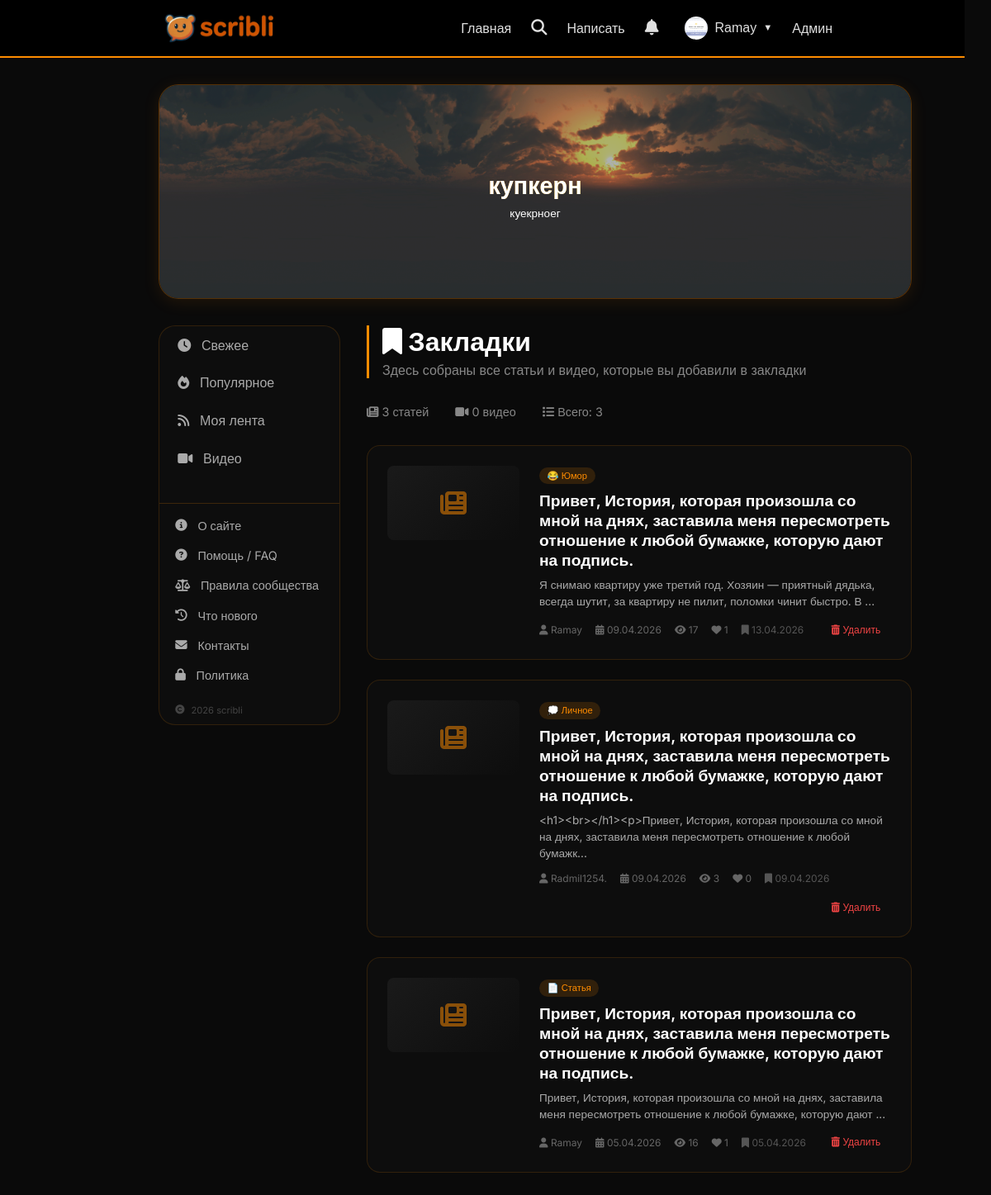
Before: /my-bookmarks (signed in) with the older database file.
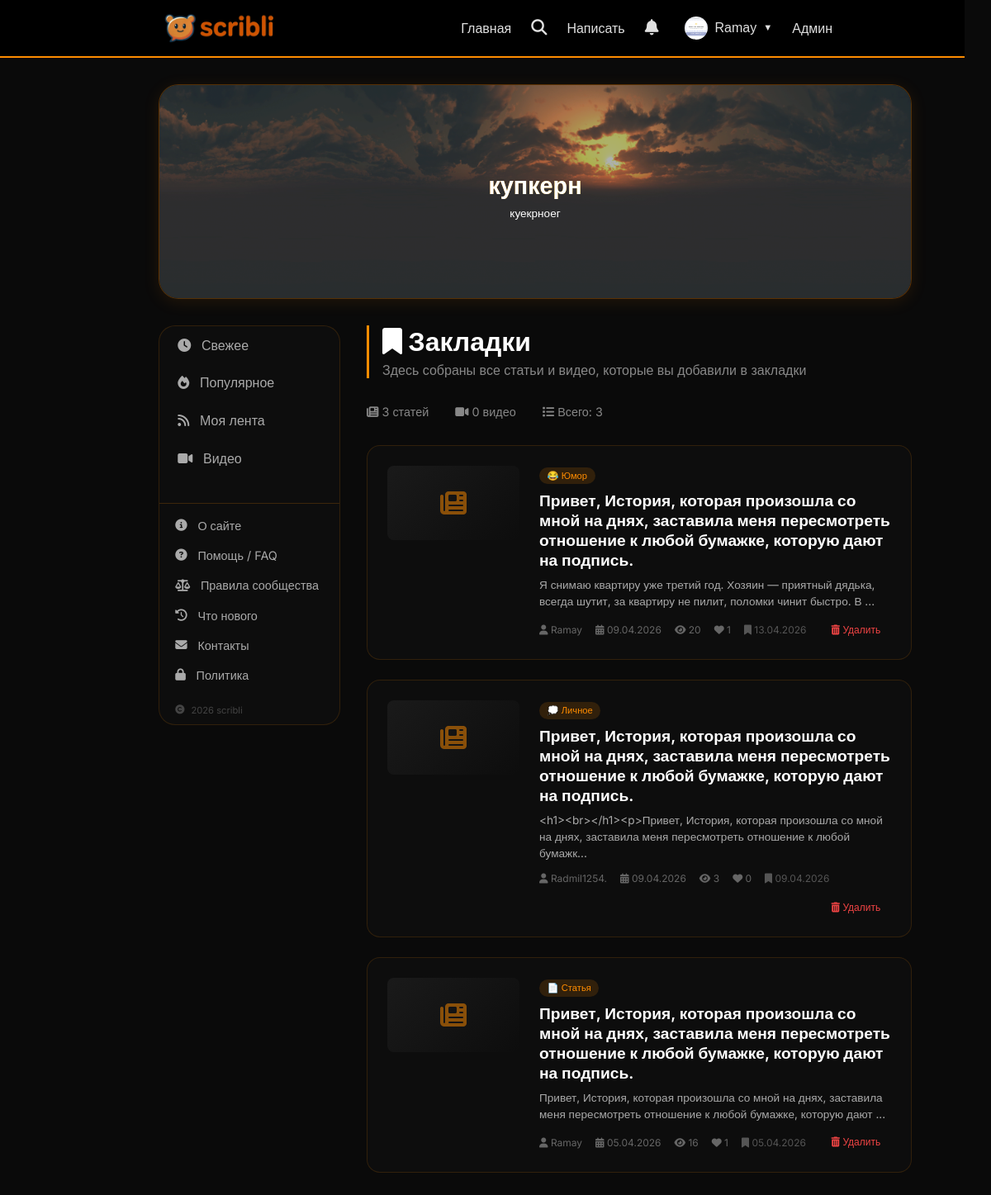
After: the same page with the newer database file.
### database.py (models this page shows)
class Article(Base):
    __tablename__ = 'articles'
    id = Column(Integer, primary_key=True)
    title = Column(String, index=True)
    slug = Column(String, unique=True, index=True)
    description = Column(String, default='')
    content = Column(Text)
    user_id = Column(Integer, ForeignKey('users.id'))
    is_published = Column(Boolean, default=False)
    views = Column(Integer, default=0)
    likes = Column(Integer, default=0)
    created_at = Column(DateTime, default=datetime.now)
    updated_at = Column(DateTime, default=datetime.now, onupdate=datetime.now)

class Category(Base):
    __tablename__ = 'categories'
    id = Column(Integer, primary_key=True)
    name = Column(String, unique=True)
    slug = Column(String, unique=True)
    icon = Column(String, default='📁')
    color = Column(String, default='#ff8c00')
    created_at = Column(DateTime, default=datetime.now)

### main.py (the view)
@app.get("/my-bookmarks", response_class=HTMLResponse)
async def my_bookmarks(request: Request, db: Session = Depends(get_db)):
    user = get_current_user(request, db)
    if not user:
        return RedirectResponse(url="/login", status_code=303)
    bookmarks = db.query(Bookmark).filter(Bookmark.user_id == user.id).order_by(Bookmark.created_at.desc()).all()
    articles = []
    for bookmark in bookmarks:
        article = db.query(Article).filter(Article.id == bookmark.article_id, Article.is_published == True).first()
        if article:
            author = db.query(User).filter(User.id == article.user_id).first()
            article.author_name = author.username if author else f"Автор #{article.user_id}"
            article_cat = db.query(ArticleCategory).filter(ArticleCategory.article_id == article.id).first()
            if article_cat:
                cat = db.query(Category).filter(Category.id == article_cat.category_id).first()
                article.category = cat
            article.bookmarked_at = bookmark.created_at
            article.item_type = "article"
            articles.append(article)
    video_bookmarks = db.query(VideoBookmark).filter(VideoBookmark.user_id == user.id).order_by(VideoBookmark.created_at.desc()).all()
    videos = []
    for vbm in video_bookmarks:
        video = db.query(Video).filter(Video.id == vbm.video_id, Video.is_published == True).first()
        if video:
            author = db.query(User).filter(User.id == video.user_id).first()
            video.author_name = author.username if author else f"Автор #{video.user_id}"
            video.author_avatar = author.avatar if author else 'default.png'
            video.bookmarked_at = vbm.created_at
            video.item_type = "video"
            videos.append(video)
    all_items = articles + videos
    all_items.sort(key=lambda x: x.bookmarked_at, reverse=True)
    slider_items = db.query(SliderItem).filter(SliderItem.is_active == True).order_by(SliderItem.order).all()
    return templates.TemplateResponse("my_bookmarks.html", {
        "request": request,
        "user": user,
        "items": all_items,
        "articles_count": len(articles),
        "videos_count": len(videos),
        "slider_items": slider_items
    })

### templates/my_bookmarks.html (shortened to what this page needs)
{% extends "base.html" %}
{% block content %}
<div class="bookmarks-container">
    <div class="bookmarks-header">
        <h1><i class="fas fa-bookmark"></i> Закладки</h1>
        <p>Здесь собраны все статьи и видео, которые вы добавили в закладки</p>
    </div>
    <div class="bookmarks-stats">
        <span><i class="fas fa-newspaper"></i> {{ articles_count }} статей</span>
        <span><i class="fas fa-video"></i> {{ videos_count }} видео</span>
        <span><i class="fas fa-list"></i> Всего: {{ items|length }}</span>
    </div>
    <div class="bookmarks-grid">
        {% for item in items %}
        <div class="bookmark-item">
            <div class="bookmark-thumbnail">
                {% if item.item_type == 'video' %}
                    {% if item.thumbnail_url %}
                    <img src="{{ item.thumbnail_url }}" alt="{{ item.title }}">
                    {% else %}
                    <div class="video-icon">
                        <i class="fas fa-play-circle"></i>
                    </div>
                    {% endif %}
                {% else %}
                    <div style="width: 100%; height: 100%; display: flex; align-items: center; justify-content: center; background: linear-gradient(135deg, #1a1a1a, #0d0d0d);">
                        <i class="fas fa-newspaper" style="font-size: 2rem; color: #ff8c00; opacity: 0.5;"></i>
                    </div>
                {% endif %}
            </div>
            <div class="bookmark-content">
                <span class="bookmark-type {% if item.item_type == 'video' %}video{% endif %}">
                    {% if item.item_type == 'video' %}
                    <i class="fas fa-video"></i> Видео
                    {% else %}
                    {{ item.category.icon if item.category else '📄' }} {{ item.category.name if item.category else 'Статья' }}
                    {% endif %}
                </span>
                <h3 class="bookmark-title">
                    <a href="/{{ 'video' if item.item_type == 'video' else 'article' }}/{{ item.id if item.item_type == 'video' else item.slug }}">
                        {{ item.title }}
                    </a>
                </h3>
                {% if item.description %}
                <div class="bookmark-description">
                    {{ item.description[:120] }}{% if item.description|length > 120 %}...{% endif %}
                </div>
                {% endif %}
                <div class="bookmark-meta">
                    <span><i class="fas fa-user"></i> {{ item.author_name }}</span>
                    <span><i class="fas fa-calendar-alt"></i> {{ item.created_at.strftime('%d.%m.%Y') }}</span>
                    {% if item.item_type == 'video' %}
                    <span><i class="fas fa-play"></i> {{ item.views }}</span>
                    {% else %}
                    <span><i class="fas fa-eye"></i> {{ item.views }}</span>
                    {% endif %}
                    <span><i class="fas fa-heart"></i> {{ item.likes }}</span>
                    <span style="color: #555;"><i class="fas fa-bookmark"></i> {{ item.bookmarked_at.strftime('%d.%m.%Y') }}</span>
                    <div class="bookmark-actions">
                        <form method="post" action="/{% if item.item_type == 'video' %}video-bookmark{% else %}bookmark{% endif %}/{{ item.id }}" style="display: inline;">
                            <button type="submit" class="delete-bookmark-btn">
                                <i class="fas fa-trash-alt"></i> Удалить
                            </button>
                        </form>
                    </div>
                </div>
            </div>
        </div>
        {% endfor %}
    </div>
</div>
{% endblock %}

Changed rows visible on the page:
changed Article "Юмор": views "17" → "20"
